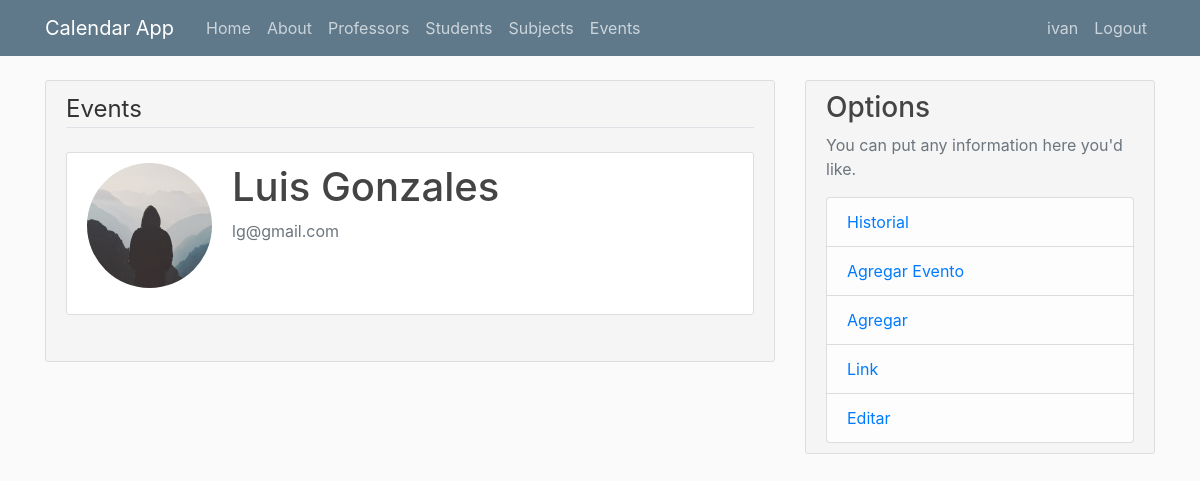
Screenshot of /student?id=1 (signed in) with the database file from the repository.
### flaskcalendar/models.py (models this page shows, shortened)
class User(db.Model, UserMixin):
    id = db.Column(db.Integer, primary_key=True)
    username = db.Column(db.String(20), unique=True, nullable=False)
    email = db.Column(db.String(120), unique=True, nullable=False)
    image_file = db.Column(db.String(20), nullable=False, default='default.jpg')
    password = db.Column(db.String(60), nullable=False)
    events = db.relationship('Event', backref='author', lazy=True, cascade="all, delete-orphan")
    professors = db.relationship('Professor', backref='author', lazy=True, cascade="all, delete-orphan")
    students = db.relationship('Student', backref='author', lazy=True, cascade="all, delete-orphan")
    subjects = db.relationship('Subject', backref='author', lazy=True, cascade="all, delete-orphan")
    history = db.relationship('History', backref='author', lazy=True, cascade="all, delete-orphan")

class Student(db.Model):
    id = db.Column(db.Integer, primary_key=True)
    name = db.Column(db.String(100), nullable=False)
    last_name = db.Column(db.String(100), nullable=False)
    email = db.Column(db.String(120), nullable=True)
    phone = db.Column(db.Integer, nullable=True)
    events = db.relationship('Event', backref='student', lazy=True, cascade="all, delete-orphan")
    author_id =  db.Column(db.Integer, db.ForeignKey('user.id'), nullable=False)
    def fullName(self):
        return f"{self.name} {self.last_name}"

### flaskcalendar/students/routes.py (the view)
@studentsAPP.route("/student")
def student():
    if request.method == 'GET' and request.args.get('id'):
        student_id = int(request.args.get('id'))
        instance = Student.query.filter_by(id=student_id, author_id=current_user.id).first()
        if isAuthor(instance):
            return render_template('students/student.html',title=f'{instance.fullName()} Events',instance=instance)
    return redirect(url_for('students.students'))

### flaskcalendar/models.py (called while the page is built)
@login_manager.user_loader
def load_user(user_id):
    return User.query.get(int(user_id))

### flaskcalendar/users/utils.py (called while the page is built)
def isAuthor(instance,current_user=current_user):
    if instance and instance.id == current_user.id:
        return True
    else:
        return False

### flaskcalendar/templates/students/student.html (shortened to what this page needs)
{% extends "layout.html" %}
{% block content %}
<div class="content-section">
    <fieldset class="form-group">
        <legend class='border-bottom mb-4'>{{ fullName }} Events</legend>
        <fieldset>
                <div class="content-section" style="background-color:white">
                    <div class="media">
                    <img class="rounded-circle account-img" src="{{  url_for('static',filename='pics/default.jpg') }}">
                    <div class="media-body">
                        <h2 class="account-heading">{{ instance.fullName() }}</h2>
                        <p class="text-secondary">{{ instance.email }}</p>
                    </div>
                </div>
            </fieldset>
    </fieldset>
</div>
{% endblock content %}

### flaskcalendar/templates/layout.html (shortened to what this page needs)
<!DOCTYPE html>
<html>
<head>
    <link rel="stylesheet" href="{{url_for('static',filename='css/bootstrap.min.css')}}" >
    <link rel="stylesheet" href="{{url_for('static',filename='css/main.css')}}" >
</head>
<body>
    <header class="site-header">
      <nav class="navbar navbar-expand-md navbar-dark bg-steel fixed-top">
        <div class="container">
          <a class="navbar-brand mr-4" href="{{url_for('main.home')}}">Calendar App</a>
          <div class="collapse navbar-collapse" id="navbarToggle">
            <div class="navbar-nav mr-auto">
              <a class="nav-item nav-link" href="{{url_for('main.home')}}">Home</a>
              <a class="nav-item nav-link" href="{{url_for('main.about')}}">About</a>
              <a class="nav-item nav-link" href="{{url_for('professors.professors')}}">Professors</a>
              <a class="nav-item nav-link" href="{{url_for('students.students')}}">Students</a>
              <a class="nav-item nav-link" href="{{url_for('subjects.subjects')}}">Subjects</a>
              <a class="nav-item nav-link" href="{{url_for('events.events')}}">Events</a>
            </div>
            <div class="navbar-nav">
              {% if current_user.is_authenticated %}
                <a class="nav-item nav-link" href="{{url_for('users.account')}}">{{ current_user.username }}</a>
                <a class="nav-item nav-link" href="{{url_for('users.logout')}}">Logout</a>
              {% else %}
                <a class="nav-item nav-link" href="{{url_for('users.login')}}">Login</a>
                <a class="nav-item nav-link" href="{{url_for('users.register')}}">Register</a>
              {% endif %}
            </div>
          </div>
        </div>
      </nav>
    </header>
        <main role="main" class="container">
          <div class="row">
            <div class="col-md-8">
            {% block content %}
            {% endblock %}
            </div>
            <div class="col-md-4">
              <div class="content-section">
                <h3>Options</h3>
                <p class='text-muted'>You can put any information here you'd like.
                  <ul class="list-group">
                    <li class="list-group-item list-group-item-light"><a  href="{{ url_for('main.history') }}">Historial</a></li>
                    <li class="list-group-item list-group-item-light"><a href="{{ url_for('events.create_event') }}">Agregar Evento</a></li>
                    <li class="list-group-item list-group-item-light"><a href="{{ url_for('main.add') }}">Agregar</a></li>
                    <li class="list-group-item list-group-item-light"><a href="{{ url_for('main.link') }}">Link</a></li>
                    <li class="list-group-item list-group-item-light"><a href="{{url_for('main.edit') }}">Editar</a></li>
                  </ul>
              </div>
            </div>
          </div>
        </main>
</body>
</html>

### flaskcalendar/static/css/main.css (style rules this page uses)
body { background: #fafafa; color: #333333; margin-top: 5rem; }
h1, h2, h3, h4, h5, h6 { color: #444444; }
.bg-steel { background-color: #5f788a; }
.site-header .navbar-nav .nav-link { color: #cbd5db; }
.content-section { background-color: #f5f5f5; padding: 10px 20px; border: 1px solid #dddddd; border-radius: 3px; margin-bottom: 20px; }
.account-img { height: 125px; width: 125px; margin-right: 20px; margin-bottom: 16px; }
.account-heading { font-size: 2.5rem; }

### rows the page displays
User: username "ivan"
Student: fullName "Luis Gonzales", email "lg@gmail.com"
